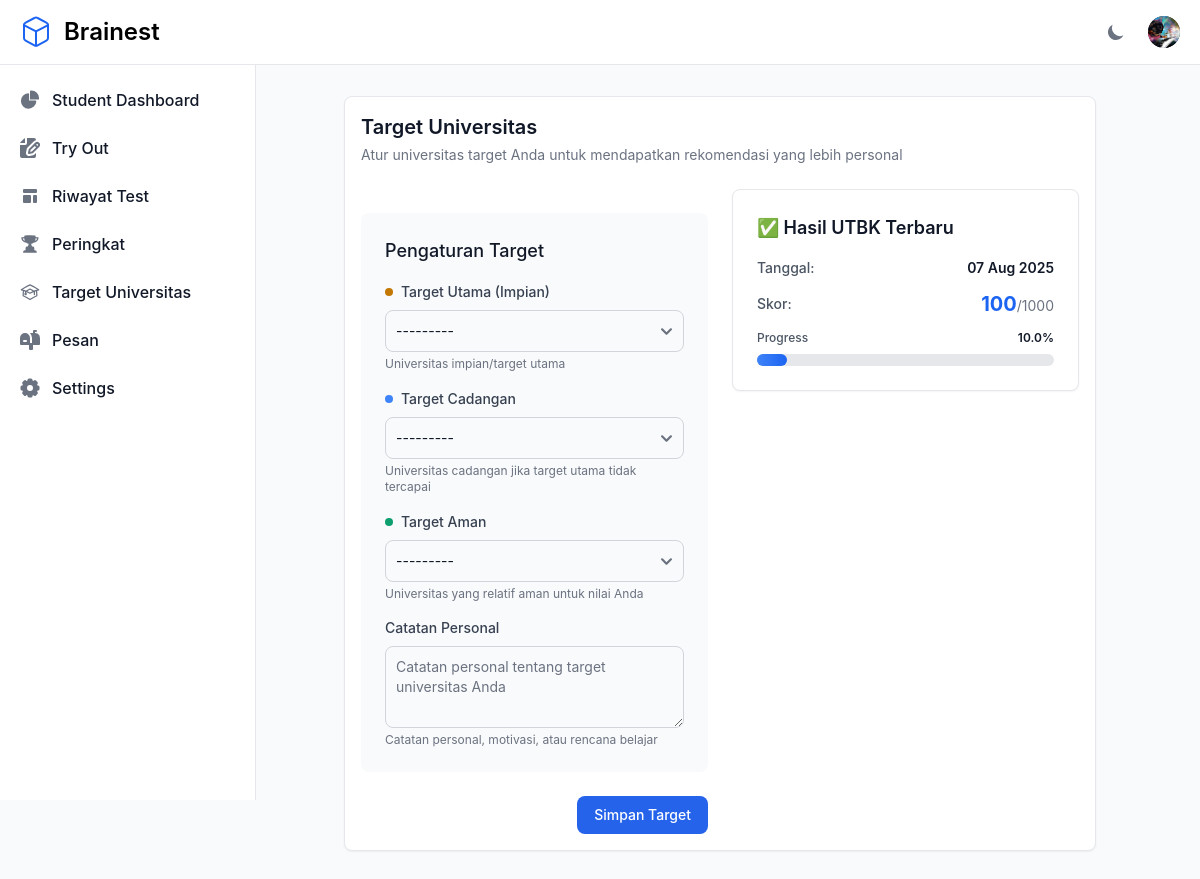
Page /students/university/target/ (signed in) on the earlier database version.
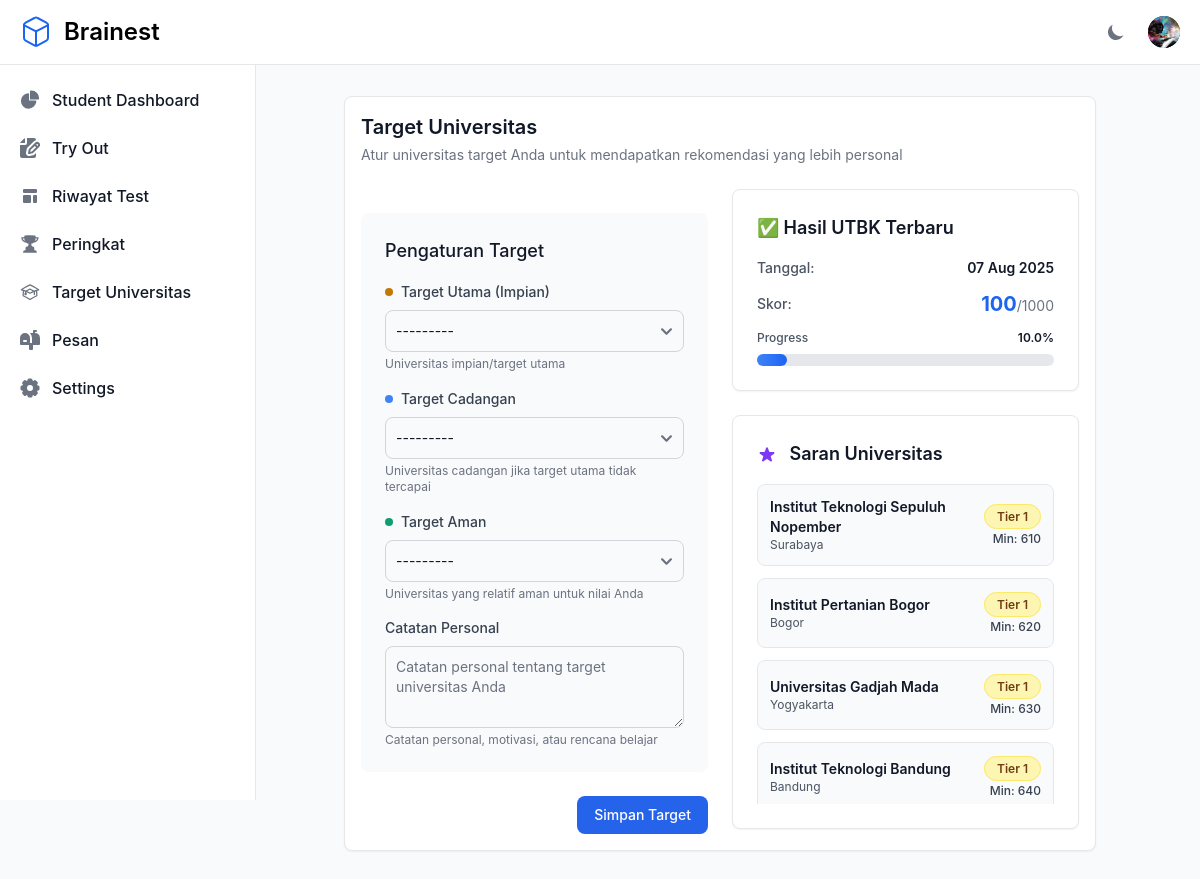
Same page on the later database version.
### otosapp/models.py (models this page shows, shortened)
class User(AbstractUser):
    email = models.EmailField(unique=True)
    USERNAME_FIELD = 'email'
    REQUIRED_FIELDS = ['username']
    role = models.ForeignKey('Role', on_delete=models.SET_NULL, null=True)
    profile_picture = models.ImageField(upload_to='profile_pictures/', null=True, blank=True)
    groups = models.ManyToManyField(
        Group,
        related_name="custom_user_set",  # Add a custom related name here
        blank=True,
        help_text="The groups this user belongs to.",
        verbose_name="groups"
    )
    user_permissions = models.ManyToManyField(
        Permission,
        related_name="custom_user_permissions",  # Add a custom related name here
        blank=True,
        help_text="Specific permissions for this user.",
        verbose_name="user permissions"
    )
    def is_student(self):
        return self.role and self.role.role_name == 'Student'
    def is_admin(self):
        return self.role and self.role.role_name == 'Admin'
    def has_active_subscription(self):
        try:
            subscription = self.subscription
            return subscription.is_active and not subscription.is_expired()
        except UserSubscription.DoesNotExist:
            return False
    def can_access_tryouts(self):
        return self.is_student() and self.has_active_subscription()

class Test(models.Model):
    student = models.ForeignKey(
        User, on_delete=models.CASCADE,
        limit_choices_to={'userprofile__role__role_name': 'Student'},
        related_name="tests"
    )
    score = models.FloatField(default=0, verbose_name="Score")
    date_taken = models.DateTimeField(auto_now_add=True, verbose_name="Date Taken")
    start_time = models.DateTimeField(null=True, blank=True, verbose_name="Test Start Time")
    end_time = models.DateTimeField(null=True, blank=True, verbose_name="Test End Time")
    time_limit = models.IntegerField(default=60, verbose_name="Time Limit (minutes)")
    is_submitted = models.BooleanField(default=False, verbose_name="Is Submitted")
    categories = models.ManyToManyField(Category, related_name="tests", blank=True)
    tryout_package = models.ForeignKey(
        TryoutPackage,
        on_delete=models.CASCADE,
        null=True,
        blank=True,
        help_text="Paket tryout yang digunakan (jika ada)"
    )
    current_question = models.IntegerField(default=1, verbose_name="Current Question Index")

class University(models.Model):
    name = models.CharField(max_length=200, verbose_name="Nama Universitas")
    location = models.CharField(max_length=100, verbose_name="Lokasi")
    website = models.URLField(blank=True, null=True, verbose_name="Website")
    description = models.TextField(blank=True, null=True, verbose_name="Deskripsi")
    minimum_utbk_score = models.IntegerField(
        default=400,
        verbose_name="Nilai UTBK Minimum (Aman)",
        help_text="Nilai minimum UTBK yang aman untuk masuk universitas ini (0-1000)"
    )
    tier = models.CharField(max_length=20, choices=[
        ('tier1', 'Tier 1 (Top Universities)'),
        ('tier2', 'Tier 2 (Good Universities)'),
        ('tier3', 'Tier 3 (Standard Universities)'),
    ], default='tier3', verbose_name="Tingkatan")
    is_active = models.BooleanField(default=True, verbose_name="Aktif")
    created_at = models.DateTimeField(auto_now_add=True)
    updated_at = models.DateTimeField(auto_now=True)
    class Meta:
        verbose_name = "Universitas"
        verbose_name_plural = "Universitas"
        ordering = ['tier', 'name']
    def __str__(self):
        return f"{self.name} - {self.location}"

### otosapp/views.py (the view)
# urls.py: path('students/university/target/', views.student_university_target, name='student_university_target'),
@login_required
@active_subscription_required
def student_university_target(request):
    try:
        university_target = request.user.university_target
    except UniversityTarget.DoesNotExist:
        university_target = None
    if request.method == 'POST':
        if university_target:
            form = UniversityTargetForm(request.POST, instance=university_target)
        else:
            form = UniversityTargetForm(request.POST)
        if form.is_valid():
            target = form.save(commit=False)
            target.user = request.user
            target.save()
            messages.success(request, 'Target universitas berhasil disimpan!')
            return redirect('student_university_target')
    else:
        if university_target:
            form = UniversityTargetForm(instance=university_target)
        else:
            form = UniversityTargetForm()
    recommendations = []
    latest_utbk_test = Test.objects.filter(
        student=request.user,
        is_submitted=True,
        categories__scoring_method='utbk'
    ).order_by('-date_taken').first()
    if latest_utbk_test and university_target:
        recommendations = university_target.get_recommendations_for_score(latest_utbk_test.score)
    suggested_universities = University.objects.filter(is_active=True).order_by('tier', 'minimum_utbk_score')[:10]
    score_percentage = 0
    if latest_utbk_test:
        score_percentage = min((latest_utbk_test.score / 1000) * 100, 100)
    context = {
        'form': form,
        'university_target': university_target,
        'recommendations': recommendations,
        'latest_utbk_test': latest_utbk_test,
        'suggested_universities': suggested_universities,
        'score_percentage': score_percentage,
    }
    return render(request, 'students/university/target_settings.html', context)

### otosapp/templates/students/university/target_settings.html (shortened to what this page needs)
{% extends 'base.html' %}
{% load static %}
{% block content %}
<div class="p-4 bg-white dark:bg-gray-800 border border-gray-200 dark:border-gray-700 rounded-lg shadow-sm">
    <div class="flex items-center justify-between mb-6">
        <div>
            <h1 class="text-xl font-semibold text-gray-900 dark:text-white">Target Universitas</h1>
            <p class="mt-1 text-sm text-gray-500 dark:text-gray-400">
                Atur universitas target Anda untuk mendapatkan rekomendasi yang lebih personal
            </p>
        </div>
    </div>
    <div class="grid grid-cols-1 lg:grid-cols-2 gap-6">
        <div class="space-y-6">
            <form method="post" class="space-y-6">
                <div class="bg-gray-50 dark:bg-gray-700 rounded-lg p-6">
                    <h3 class="text-lg font-medium text-gray-900 dark:text-white mb-4">Pengaturan Target</h3>
                    <div class="space-y-4">
                        <div>
                            <label for="{{ form.primary_university.id_for_label }}" class="block text-sm font-medium text-gray-700 dark:text-gray-300 mb-2">
                                <span class="inline-flex items-center">
                                    <span class="w-2 h-2 bg-yellow-500 rounded-full mr-2"></span>
                                    Target Utama (Impian)
                                </span>
                            </label>
                            {{ form.primary_university }}
                            <p class="mt-1 text-xs text-gray-500 dark:text-gray-400">{{ form.primary_university.help_text }}</p>
                        </div>
                        <div>
                            <label for="{{ form.secondary_university.id_for_label }}" class="block text-sm font-medium text-gray-700 dark:text-gray-300 mb-2">
                                <span class="inline-flex items-center">
                                    <span class="w-2 h-2 bg-blue-500 rounded-full mr-2"></span>
                                    Target Cadangan
                                </span>
                            </label>
                            {{ form.secondary_university }}
                            <p class="mt-1 text-xs text-gray-500 dark:text-gray-400">{{ form.secondary_university.help_text }}</p>
                        </div>
                        <div>
                            <label for="{{ form.backup_university.id_for_label }}" class="block text-sm font-medium text-gray-700 dark:text-gray-300 mb-2">
                                <span class="inline-flex items-center">
                                    <span class="w-2 h-2 bg-green-500 rounded-full mr-2"></span>
                                    Target Aman
                                </span>
                            </label>
                            {{ form.backup_university }}
                            <p class="mt-1 text-xs text-gray-500 dark:text-gray-400">{{ form.backup_university.help_text }}</p>
                        </div>
                        <div>
                            <label for="{{ form.notes.id_for_label }}" class="block text-sm font-medium text-gray-700 dark:text-gray-300 mb-2">
                                Catatan Personal
                            </label>
                            {{ form.notes }}
                            <p class="mt-1 text-xs text-gray-500 dark:text-gray-400">{{ form.notes.help_text }}</p>
                        </div>
                    </div>
                </div>
                <div class="flex justify-end space-x-3">
                    <button type="submit"
                            class="px-4 py-2 text-sm font-medium text-white bg-primary-600 border border-transparent rounded-lg hover:bg-primary-700 focus:outline-none focus:ring-2 focus:ring-offset-2 focus:ring-primary-500">
                        Simpan Target
                    </button>
                </div>
            </form>
        </div>
        <div class="space-y-6">
            {% if latest_utbk_test %}
            <div class="bg-white dark:bg-gray-800 border border-gray-200 dark:border-gray-700 rounded-lg shadow-sm p-6">
                <h3 class="text-lg font-semibold text-gray-900 dark:text-white mb-4">
                    ✅
                    Hasil UTBK Terbaru
                </h3>
                <div class="space-y-3">
                    <div class="flex justify-between items-center">
                        <span class="text-sm font-medium text-gray-600 dark:text-gray-300">Tanggal:</span>
                        <span class="text-sm font-semibold text-gray-900 dark:text-white">{{ latest_utbk_test.date_taken|date:"d M Y" }}</span>
                    </div>
                    <div class="flex justify-between items-center">
                        <span class="text-sm font-medium text-gray-600 dark:text-gray-300">Skor:</span>
                        <span class="text-xl font-bold text-blue-600 dark:text-blue-400">{{ latest_utbk_test.score|floatformat:0 }}<span class="text-sm font-normal text-gray-500 dark:text-gray-400">/1000</span></span>
                    </div>
                    <div class="mt-4">
                        <div class="flex justify-between items-center mb-2">
                            <span class="text-xs font-medium text-gray-600 dark:text-gray-300">Progress</span>
                            <span class="text-xs font-semibold text-gray-900 dark:text-white">{{ score_percentage|floatformat:1 }}%</span>
                        </div>
                        <div class="w-full bg-gray-200 dark:bg-gray-700 rounded-full h-3">
                            <div class="bg-gradient-to-r from-blue-500 to-blue-600 h-3 rounded-full transition-all duration-300" style="width: {{ score_percentage|floatformat:1 }}%"></div>
                        </div>
                    </div>
                </div>
            </div>
            {% endif %}
            {% if suggested_universities %}
            <div class="bg-white dark:bg-gray-800 border border-gray-200 dark:border-gray-700 rounded-lg shadow-sm p-6">
                <h3 class="text-lg font-semibold text-gray-900 dark:text-white mb-4">
                    Saran Universitas
                </h3>
                <div class="space-y-3 max-h-80 overflow-y-auto">
                    {% for university in suggested_universities %}
                    <div class="flex items-center justify-between p-3 bg-gray-50 dark:bg-gray-700 rounded-lg border border-gray-200 dark:border-gray-600 hover:bg-gray-100 dark:hover:bg-gray-600 transition-colors">
                        <div class="flex-1">
                            <p class="text-sm font-semibold text-gray-900 dark:text-white">{{ university.name }}</p>
                            <p class="text-xs text-gray-600 dark:text-gray-300">{{ university.location }}</p>
                        </div>
                        <div class="text-right">
                            {% if university.tier == 'tier1' %}
                            <span class="px-3 py-1 text-xs font-semibold text-yellow-800 bg-yellow-100 border border-yellow-200 rounded-full dark:bg-yellow-900 dark:text-yellow-200 dark:border-yellow-800">
                                Tier 1
                            </span>
                            {% elif university.tier == 'tier2' %}
                            <span class="px-3 py-1 text-xs font-semibold text-blue-800 bg-blue-100 border border-blue-200 rounded-full dark:bg-blue-900 dark:text-blue-200 dark:border-blue-800">
                                Tier 2
                            </span>
                            {% else %}
                            <span class="px-3 py-1 text-xs font-semibold text-gray-800 bg-gray-100 border border-gray-300 rounded-full dark:bg-gray-600 dark:text-gray-200 dark:border-gray-500">
                                Tier 3
                            </span>
                            {% endif %}
                            <p class="text-xs font-medium text-gray-700 dark:text-gray-300 mt-1">
                                Min: {{ university.minimum_utbk_score }}
                            </p>
                        </div>
                    </div>
                    {% endfor %}
                </div>
            </div>
            {% endif %}
        </div>
    </div>
</div>
{% endblock %}

### otosapp/templates/base.html (shortened to what this page needs)
{% load static %}
<!DOCTYPE html>
<html lang="en">
<head>
    <link rel="stylesheet" href="{% static 'src/output.css' %}">
</head>
<body class="min-h-screen bg-gray-50 dark:bg-gray-900">
    <nav class="fixed top-0 z-50 w-full bg-white border-b border-gray-200 dark:bg-gray-800 dark:border-gray-700">
        <div class="px-3 py-3 lg:px-5 lg:pl-3">
          <div class="flex items-center justify-between">
            <div class="flex items-center justify-start rtl:justify-end">
              <a href="{% url 'home' %}" class="flex ms-2 md:me-24 items-center">
                <span class="self-center text-xl font-semibold sm:text-2xl whitespace-nowrap dark:text-white">Brainest</span>
              </a>
            </div>
            <div class="flex items-center">
               <button id="theme-toggle" type="button" class="text-gray-500 dark:text-gray-400 hover:bg-gray-100 dark:hover:bg-gray-700 focus:outline-none focus:ring-4 focus:ring-gray-200 dark:focus:ring-gray-700 rounded-lg text-sm p-2.5">
                  <svg id="theme-toggle-dark-icon" class="hidden w-5 h-5" fill="currentColor" viewBox="0 0 20 20" xmlns="http://www.w3.org/2000/svg"><path d="M17.293 13.293A8 8 0 016.707 2.707a8.001 8.001 0 1010.586 10.586z"></path></svg>
              </button>
               {% if user.is_authenticated %}
                <div class="flex items-center ms-3">
                  <div class="relative">
                    <button type="button" class="flex text-sm bg-gray-800 rounded-full focus:ring-4 focus:ring-gray-300 dark:focus:ring-gray-600" aria-expanded="false" data-dropdown-toggle="dropdown-user">
                      {% if user.profile_picture %}
                        <img class="w-8 h-8 rounded-full object-cover" src="{{ user.profile_picture.url }}" alt="user photo">
                      {% endif %}
                    </button>
                  </div>
                </div>
                {% endif %}
              </div>
          </div>
        </div>
      </nav>
    {% if user.is_authenticated and request.path != '/otosapp/login/' and request.path != '/otosapp/register/' %}
    {% include 'sidebar.html' %}
    {% endif %}
    <div class="flex pt-16" >
        <main class="{% if user.is_authenticated and request.path != '/otosapp/login/' and request.path != '/otosapp/register/' %}sm:pl-64{% endif %} flex-grow container mx-auto px-4 py-8">
            {% block content %}{% endblock %}
        </main>
    </div>
</body>
</html>

Differences in the rows shown:
added University: name "Institut Teknologi Sepuluh Nopember", location "Surabaya", tier "Tier 1", minimum_utbk_score "610"
added University: name "Institut Pertanian Bogor", location "Bogor", tier "Tier 1", minimum_utbk_score "620"
added University: name "Universitas Gadjah Mada", location "Yogyakarta", tier "Tier 1", minimum_utbk_score "630"
added University: name "Institut Teknologi Bandung", location "Bandung", tier "Tier 1", minimum_utbk_score "640"
Other differences:
text now shown: "Saran Universitas"
